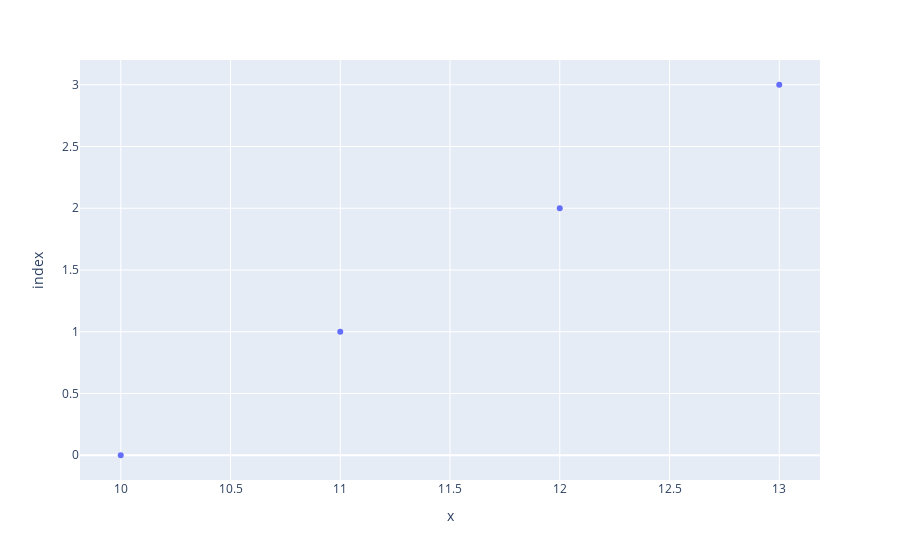

Source (notebook cell):
### Markdown cell above
### Plotting dataset

- **Scatter Ploy**:

  Visualize individual data points as markers on a 2D plane.

### Code cell
fig = px.scatter(x, y)
fig.show()

### Figure 1 — Plotly figure (JSON) as saved in the notebook; plotly's stock layout.template omitted (floating-point values rounded to 4 significant figures)
{"data": [{"hovertemplate": "x=%{x}<br>index=%{y}<extra></extra>", "legendgroup": "", "marker": {"color": "#636efa", "symbol": "circle"}, "mode": "markers", "name": "", "orientation": "h", "showlegend": false, "type": "scatter", "x": [10, 11, 12, 13], "xaxis": "x", "y": [0, 1, 2, 3], "yaxis": "y"}], "layout": {"legend": {"tracegroupgap": 0}, "margin": {"t": 60}, "xaxis": {"anchor": "y", "domain": [0, 1], "title": {"text": "x"}}, "yaxis": {"anchor": "x", "domain": [0, 1], "title": {"text": "index"}}}}
